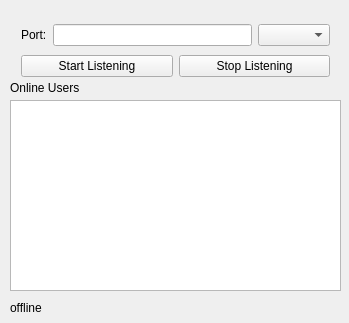
<?xml version="1.0" encoding="UTF-8"?>
<ui version="4.0">
 <class>Server</class>
 <widget class="QWidget" name="Server">
  <property name="geometry">
   <rect>
    <x>0</x>
    <y>0</y>
    <width>349</width>
    <height>323</height>
   </rect>
  </property>
  <property name="windowTitle">
   <string>Server</string>
  </property>
  <widget class="QLabel" name="statusLabel">
   <property name="geometry">
    <rect>
     <x>10</x>
     <y>300</y>
     <width>391</width>
     <height>16</height>
    </rect>
   </property>
   <property name="text">
    <string>offline</string>
   </property>
  </widget>
  <widget class="QWidget" name="layoutWidget">
   <property name="geometry">
    <rect>
     <x>10</x>
     <y>10</y>
     <width>331</width>
     <height>82</height>
    </rect>
   </property>
   <layout class="QVBoxLayout" name="verticalLayout">
    <item>
     <layout class="QHBoxLayout" name="horizontalLayout">
      <item>
       <widget class="QLabel" name="portLabel">
        <property name="text">
         <string>Port:</string>
        </property>
        <property name="buddy">
         <cstring>PortLineEdit</cstring>
        </property>
       </widget>
      </item>
      <item>
       <widget class="QLineEdit" name="PortLineEdit"/>
      </item>
      <item>
       <widget class="QComboBox" name="interfacesComboBox"/>
      </item>
     </layout>
    </item>
    <item>
     <layout class="QHBoxLayout" name="horizontalLayout_2">
      <item>
       <widget class="QPushButton" name="listeningPushButton">
        <property name="text">
         <string>Start Listening</string>
        </property>
       </widget>
      </item>
      <item>
       <widget class="QPushButton" name="stoplisteningPushButton">
        <property name="text">
         <string>Stop Listening</string>
        </property>
       </widget>
      </item>
     </layout>
    </item>
   </layout>
  </widget>
  <widget class="QListWidget" name="onlineUsersListWidget">
   <property name="geometry">
    <rect>
     <x>10</x>
     <y>100</y>
     <width>331</width>
     <height>191</height>
    </rect>
   </property>
  </widget>
  <widget class="QLabel" name="onlineUsersLabel">
   <property name="geometry">
    <rect>
     <x>10</x>
     <y>80</y>
     <width>229</width>
     <height>16</height>
    </rect>
   </property>
   <property name="text">
    <string>Online Users</string>
   </property>
  </widget>
 </widget>
 <layoutdefault spacing="6" margin="11"/>
 <resources/>
 <connections/>
</ui>
